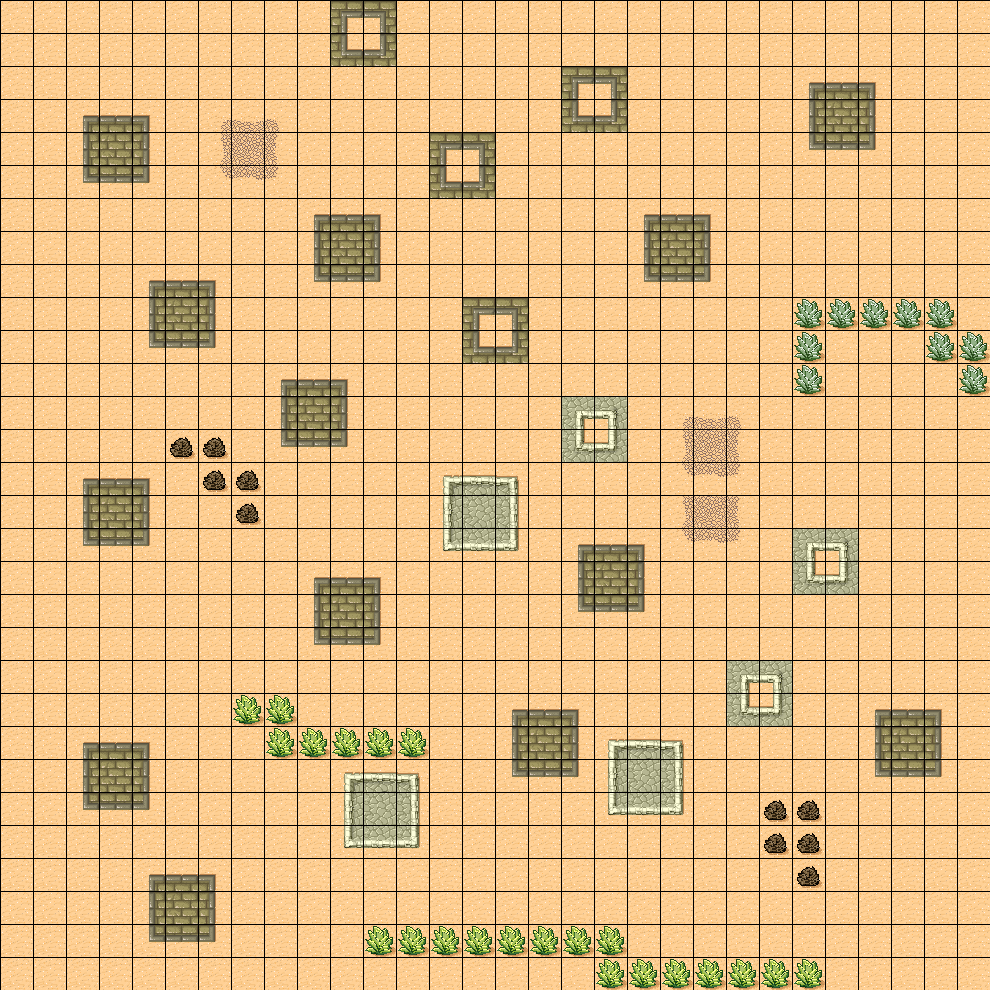

A 2D game scene composited from a Tiled map and its tileset images. What follows is a short description and the map's XML, with each tile layer's data collapsed to a summary:
An orthogonal 30x30 tile map with 33x33 px tiles, 2 tile layers (layer1, layer2).

<map version="1.0" orientation="orthogonal" width="30" height="30" tilewidth="33" tileheight="33">
 <tileset firstgid="1" name="tmw_desert_spacing" tilewidth="33" tileheight="33">
  <image source="tmw_desert_spacing.png" width="265" height="199" />
 </tileset>
 <layer name="layer1" width="30" height="30">
  <data>[900 cells, 900 non-empty, 10 distinct tile ids]</data>
 </layer>
 <layer name="layer2" width="30" height="30">
  <data>[900 cells, 214 non-empty, 29 distinct tile ids]</data>
 </layer>
</map>
